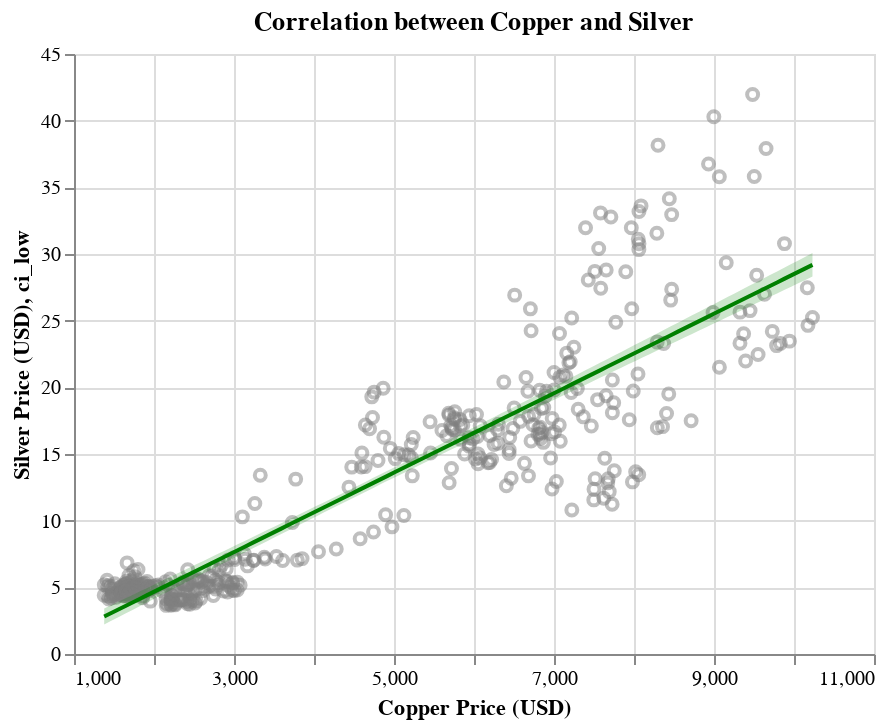

Notebook source saved alongside this figure:
### Code cell
# Copper Analysis

copp_chart = base_chart(
    final_df,
    "Silver",
    "Copper",
    "Correlation between Copper and Silver",
    "Silver Price (USD)",
    "Copper Price (USD)",
)
copp_pred, copp_reg = get_reg_fit(
    final_df,
    "Silver",
    "Copper",
    dcolor="green",
)

# Platinum Analysis

plat_chart = base_chart(
    final_df,
    "Silver",
    "Platinum",
    "Correlation between Platinum and Silver",
    "Silver Price (USD)",
    "Platinum Price (USD)",
)
plat_pred, plat_reg = get_reg_fit(
    final_df,
    "Silver",
    "Platinum",
    dcolor="green",
)

# aluminum analysis


alum_chart = base_chart(
    final_df,
    "Silver",
    "Aluminum",
    "Correlation between Aluminum and Silver",
    "Silver Price (USD)",
    "Aluminum Price (USD)",
)
alum_pred, alum_reg = get_reg_fit(
    final_df,
    "Silver",
    "Aluminum",
    dcolor="green",
)

# Display the charts
copp_chart + copp_reg

### Figure 1 — Vega-Lite specification as saved in the notebook (floating-point values rounded to 4 significant figures; data arrays with more than 128 entries replaced by an {"elided": "..."} marker saying what was removed)
{"config": {"view": {"continuousWidth": 400, "continuousHeight": 300}}, "layer": [{"data": {"name": "data-2b93f7c314d99252cf6aa61acd5f3322"}, "mark": {"type": "point", "color": "grey", "opacity": 0.5}, "encoding": {"x": {"field": "Copper", "scale": {"zero": false}, "title": "Copper Price (USD)", "type": "quantitative"}, "y": {"field": "Silver", "scale": {"zero": false}, "title": "Silver Price (USD)", "type": "quantitative"}}, "title": "Correlation between Copper and Silver"}, {"layer": [{"mark": {"type": "errorband", "color": "green", "opacity": 0.2}, "encoding": {"x": {"field": "Copper", "type": "quantitative"}, "y": {"field": "ci_low", "type": "quantitative"}, "y2": {"field": "ci_high"}}}, {"mark": {"type": "line", "color": "green"}, "encoding": {"x": {"field": "Copper", "type": "quantitative"}, "y": {"field": "Silver", "type": "quantitative"}}}], "data": {"name": "data-add8a0eef781b2cea7c297d651fba224"}}], "$schema": "https://vega.github.io/schema/vega-lite/v4.17.0.json", "datasets": {"data-2b93f7c314d99252cf6aa61acd5f3322": {"elided": "396 records"}, "data-add8a0eef781b2cea7c297d651fba224": [{"Copper": 1377.0, "Silver": 2.812, "ci_low": 2.212, "ci_high": 3.412}, {"Copper": 1466.0, "Silver": 3.076, "ci_low": 2.485, "ci_high": 3.666}, {"Copper": 1554.0, "Silver": 3.339, "ci_low": 2.759, "ci_high": 3.92}, {"Copper": 1643.0, "Silver": 3.603, "ci_low": 3.032, "ci_high": 4.174}, {"Copper": 1732.0, "Silver": 3.867, "ci_low": 3.305, "ci_high": 4.429}, {"Copper": 1820.0, "Silver": 4.131, "ci_low": 3.578, "ci_high": 4.683}, {"Copper": 1909.0, "Silver": 4.394, "ci_low": 3.851, "ci_high": 4.938}, {"Copper": 1997.0, "Silver": 4.658, "ci_low": 4.124, "ci_high": 5.192}, {"Copper": 2086.0, "Silver": 4.922, "ci_low": 4.397, "ci_high": 5.447}, {"Copper": 2174.0, "Silver": 5.186, "ci_low": 4.669, "ci_high": 5.702}, {"Copper": 2263.0, "Silver": 5.449, "ci_low": 4.942, "ci_high": 5.957}, {"Copper": 2351.0, "Silver": 5.713, "ci_low": 5.214, "ci_high": 6.212}, {"Copper": 2440.0, "Silver": 5.977, "ci_low": 5.486, "ci_high": 6.468}, {"Copper": 2528.0, "Silver": 6.241, "ci_low": 5.758, "ci_high": 6.724}, {"Copper": 2617.0, "Silver": 6.504, "ci_low": 6.029, "ci_high": 6.979}, {"Copper": 2705.0, "Silver": 6.768, "ci_low": 6.301, "ci_high": 7.236}, {"Copper": 2794.0, "Silver": 7.032, "ci_low": 6.572, "ci_high": 7.492}, {"Copper": 2882.0, "Silver": 7.296, "ci_low": 6.843, "ci_high": 7.748}, {"Copper": 2971.0, "Silver": 7.559, "ci_low": 7.114, "ci_high": 8.005}, {"Copper": 3060.0, "Silver": 7.823, "ci_low": 7.384, "ci_high": 8.262}, {"Copper": 3148.0, "Silver": 8.087, "ci_low": 7.654, "ci_high": 8.52}, {"Copper": 3237.0, "Silver": 8.351, "ci_low": 7.924, "ci_high": 8.777}, {"Copper": 3325.0, "Silver": 8.614, "ci_low": 8.194, "ci_high": 9.035}, {"Copper": 3414.0, "Silver": 8.878, "ci_low": 8.463, "ci_high": 9.293}, {"Copper": 3502.0, "Silver": 9.142, "ci_low": 8.732, "ci_high": 9.552}, {"Copper": 3591.0, "Silver": 9.406, "ci_low": 9.001, "ci_high": 9.811}, {"Copper": 3679.0, "Silver": 9.669, "ci_low": 9.269, "ci_high": 10.07}, {"Copper": 3768.0, "Silver": 9.933, "ci_low": 9.537, "ci_high": 10.33}, {"Copper": 3856.0, "Silver": 10.2, "ci_low": 9.805, "ci_high": 10.59}, {"Copper": 3945.0, "Silver": 10.46, "ci_low": 10.07, "ci_high": 10.85}, {"Copper": 4033.0, "Silver": 10.72, "ci_low": 10.34, "ci_high": 11.11}, {"Copper": 4122.0, "Silver": 10.99, "ci_low": 10.61, "ci_high": 11.37}, {"Copper": 4211.0, "Silver": 11.25, "ci_low": 10.87, "ci_high": 11.63}, {"Copper": 4299.0, "Silver": 11.52, "ci_low": 11.14, "ci_high": 11.89}, {"Copper": 4388.0, "Silver": 11.78, "ci_low": 11.4, "ci_high": 12.16}, {"Copper": 4476.0, "Silver": 12.04, "ci_low": 11.67, "ci_high": 12.42}, {"Copper": 4565.0, "Silver": 12.31, "ci_low": 11.93, "ci_high": 12.68}, {"Copper": 4653.0, "Silver": 12.57, "ci_low": 12.2, "ci_high": 12.95}, {"Copper": 4742.0, "Silver": 12.83, "ci_low": 12.46, "ci_high": 13.21}, {"Copper": 4830.0, "Silver": 13.1, "ci_low": 12.72, "ci_high": 13.47}, {"Copper": 4919.0, "Silver": 13.36, "ci_low": 12.98, "ci_high": 13.74}, {"Copper": 5007.0, "Silver": 13.63, "ci_low": 13.25, "ci_high": 14.0}, {"Copper": 5096.0, "Silver": 13.89, "ci_low": 13.51, "ci_high": 14.27}, {"Copper": 5184.0, "Silver": 14.15, "ci_low": 13.77, "ci_high": 14.54}, {"Copper": 5273.0, "Silver": 14.42, "ci_low": 14.03, "ci_high": 14.8}, {"Copper": 5361.0, "Silver": 14.68, "ci_low": 14.29, "ci_high": 15.07}, {"Copper": 5450.0, "Silver": 14.94, "ci_low": 14.55, "ci_high": 15.34}, {"Copper": 5539.0, "Silver": 15.21, "ci_low": 14.81, "ci_high": 15.6}, {"Copper": 5627.0, "Silver": 15.47, "ci_low": 15.07, "ci_high": 15.87}, {"Copper": 5716.0, "Silver": 15.74, "ci_low": 15.33, "ci_high": 16.14}, {"Copper": 5804.0, "Silver": 16.0, "ci_low": 15.59, "ci_high": 16.41}, {"Copper": 5893.0, "Silver": 16.26, "ci_low": 15.85, "ci_high": 16.68}, {"Copper": 5981.0, "Silver": 16.53, "ci_low": 16.11, "ci_high": 16.95}, {"Copper": 6070.0, "Silver": 16.79, "ci_low": 16.36, "ci_high": 17.22}, {"Copper": 6158.0, "Silver": 17.05, "ci_low": 16.62, "ci_high": 17.49}, {"Copper": 6247.0, "Silver": 17.32, "ci_low": 16.88, "ci_high": 17.76}, {"Copper": 6335.0, "Silver": 17.58, "ci_low": 17.14, "ci_high": 18.03}, {"Copper": 6424.0, "Silver": 17.85, "ci_low": 17.39, "ci_high": 18.3}, {"Copper": 6512.0, "Silver": 18.11, "ci_low": 17.65, "ci_high": 18.57}, {"Copper": 6601.0, "Silver": 18.37, "ci_low": 17.91, "ci_high": 18.84}, {"Copper": 6689.0, "Silver": 18.64, "ci_low": 18.16, "ci_high": 19.11}, {"Copper": 6778.0, "Silver": 18.9, "ci_low": 18.42, "ci_high": 19.38}, {"Copper": 6867.0, "Silver": 19.16, "ci_low": 18.67, "ci_high": 19.66}, {"Copper": 6955.0, "Silver": 19.43, "ci_low": 18.93, "ci_high": 19.93}, {"Copper": 7044.0, "Silver": 19.69, "ci_low": 19.18, "ci_high": 20.2}, {"Copper": 7132.0, "Silver": 19.96, "ci_low": 19.44, "ci_high": 20.47}, {"Copper": 7221.0, "Silver": 20.22, "ci_low": 19.69, "ci_high": 20.75}, {"Copper": 7309.0, "Silver": 20.48, "ci_low": 19.95, "ci_high": 21.02}, {"Copper": 7398.0, "Silver": 20.75, "ci_low": 20.2, "ci_high": 21.29}, {"Copper": 7486.0, "Silver": 21.01, "ci_low": 20.46, "ci_high": 21.56}, {"Copper": 7575.0, "Silver": 21.27, "ci_low": 20.71, "ci_high": 21.84}, {"Copper": 7663.0, "Silver": 21.54, "ci_low": 20.97, "ci_high": 22.11}, {"Copper": 7752.0, "Silver": 21.8, "ci_low": 21.22, "ci_high": 22.38}, {"Copper": 7840.0, "Silver": 22.07, "ci_low": 21.47, "ci_high": 22.66}, {"Copper": 7929.0, "Silver": 22.33, "ci_low": 21.73, "ci_high": 22.93}, {"Copper": 8018.0, "Silver": 22.59, "ci_low": 21.98, "ci_high": 23.2}, {"Copper": 8106.0, "Silver": 22.86, "ci_low": 22.24, "ci_high": 23.48}, {"Copper": 8195.0, "Silver": 23.12, "ci_low": 22.49, "ci_high": 23.75}, {"Copper": 8283.0, "Silver": 23.38, "ci_low": 22.74, "ci_high": 24.03}, {"Copper": 8372.0, "Silver": 23.65, "ci_low": 23.0, "ci_high": 24.3}, {"Copper": 8460.0, "Silver": 23.91, "ci_low": 23.25, "ci_high": 24.57}, {"Copper": 8549.0, "Silver": 24.18, "ci_low": 23.5, "ci_high": 24.85}, {"Copper": 8637.0, "Silver": 24.44, "ci_low": 23.76, "ci_high": 25.12}, {"Copper": 8726.0, "Silver": 24.7, "ci_low": 24.01, "ci_high": 25.4}, {"Copper": 8814.0, "Silver": 24.97, "ci_low": 24.26, "ci_high": 25.67}, {"Copper": 8903.0, "Silver": 25.23, "ci_low": 24.52, "ci_high": 25.95}, {"Copper": 8991.0, "Silver": 25.49, "ci_low": 24.77, "ci_high": 26.22}, {"Copper": 9080.0, "Silver": 25.76, "ci_low": 25.02, "ci_high": 26.5}, {"Copper": 9168.0, "Silver": 26.02, "ci_low": 25.27, "ci_high": 26.77}, {"Copper": 9257.0, "Silver": 26.29, "ci_low": 25.53, "ci_high": 27.04}, {"Copper": 9346.0, "Silver": 26.55, "ci_low": 25.78, "ci_high": 27.32}, {"Copper": 9434.0, "Silver": 26.81, "ci_low": 26.03, "ci_high": 27.59}, {"Copper": 9523.0, "Silver": 27.08, "ci_low": 26.28, "ci_high": 27.87}, {"Copper": 9611.0, "Silver": 27.34, "ci_low": 26.54, "ci_high": 28.14}, {"Copper": 9700.0, "Silver": 27.6, "ci_low": 26.79, "ci_high": 28.42}, {"Copper": 9788.0, "Silver": 27.87, "ci_low": 27.04, "ci_high": 28.69}, {"Copper": 9877.0, "Silver": 28.13, "ci_low": 27.29, "ci_high": 28.97}, {"Copper": 9965.0, "Silver": 28.4, "ci_low": 27.55, "ci_high": 29.24}, {"Copper": 10050.0, "Silver": 28.66, "ci_low": 27.8, "ci_high": 29.52}, {"Copper": 10140.0, "Silver": 28.92, "ci_low": 28.05, "ci_high": 29.79}, {"Copper": 10230.0, "Silver": 29.19, "ci_low": 28.3, "ci_high": 30.07}]}}
